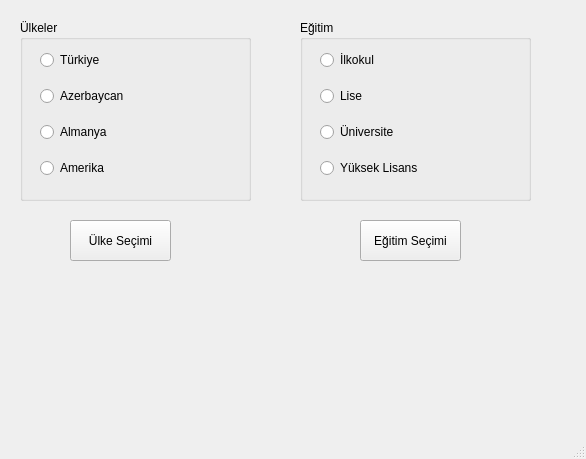
<?xml version="1.0" encoding="UTF-8"?>
<ui version="4.0">
 <class>MainWindow</class>
 <widget class="QMainWindow" name="MainWindow">
  <property name="geometry">
   <rect>
    <x>0</x>
    <y>0</y>
    <width>586</width>
    <height>459</height>
   </rect>
  </property>
  <property name="windowTitle">
   <string>MainWindow</string>
  </property>
  <widget class="QWidget" name="centralwidget">
   <widget class="QPushButton" name="UlkeSec">
    <property name="geometry">
     <rect>
      <x>70</x>
      <y>220</y>
      <width>101</width>
      <height>41</height>
     </rect>
    </property>
    <property name="text">
     <string>Ülke Seçimi</string>
    </property>
   </widget>
   <widget class="QPushButton" name="EgitimSec">
    <property name="geometry">
     <rect>
      <x>360</x>
      <y>220</y>
      <width>101</width>
      <height>41</height>
     </rect>
    </property>
    <property name="text">
     <string>Eğitim Seçimi</string>
    </property>
   </widget>
   <widget class="QLabel" name="lblResultUlke">
    <property name="geometry">
     <rect>
      <x>50</x>
      <y>280</y>
      <width>151</width>
      <height>31</height>
     </rect>
    </property>
    <property name="text">
     <string/>
    </property>
   </widget>
   <widget class="QLabel" name="lblResultEgitim">
    <property name="geometry">
     <rect>
      <x>340</x>
      <y>280</y>
      <width>141</width>
      <height>31</height>
     </rect>
    </property>
    <property name="text">
     <string/>
    </property>
   </widget>
   <widget class="QGroupBox" name="grupUlke">
    <property name="geometry">
     <rect>
      <x>20</x>
      <y>20</y>
      <width>231</width>
      <height>181</height>
     </rect>
    </property>
    <property name="title">
     <string>Ülkeler</string>
    </property>
    <widget class="QWidget" name="gridLayoutWidget">
     <property name="geometry">
      <rect>
       <x>20</x>
       <y>20</y>
       <width>191</width>
       <height>151</height>
      </rect>
     </property>
     <layout class="QGridLayout" name="gridLayout">
      <item row="1" column="0">
       <widget class="QRadioButton" name="rdAzerbaycan">
        <property name="text">
         <string>Azerbaycan</string>
        </property>
       </widget>
      </item>
      <item row="0" column="0">
       <widget class="QRadioButton" name="rdTurkiye">
        <property name="text">
         <string>Türkiye</string>
        </property>
       </widget>
      </item>
      <item row="2" column="0">
       <widget class="QRadioButton" name="rdAlmanya">
        <property name="text">
         <string>Almanya</string>
        </property>
       </widget>
      </item>
      <item row="3" column="0">
       <widget class="QRadioButton" name="rdAmerika">
        <property name="text">
         <string>Amerika</string>
        </property>
       </widget>
      </item>
     </layout>
    </widget>
   </widget>
   <widget class="QGroupBox" name="grupEgitim">
    <property name="geometry">
     <rect>
      <x>300</x>
      <y>20</y>
      <width>231</width>
      <height>181</height>
     </rect>
    </property>
    <property name="title">
     <string>Eğitim</string>
    </property>
    <widget class="QWidget" name="gridLayoutWidget_2">
     <property name="geometry">
      <rect>
       <x>20</x>
       <y>20</y>
       <width>191</width>
       <height>151</height>
      </rect>
     </property>
     <layout class="QGridLayout" name="gridLayout_2">
      <item row="1" column="0">
       <widget class="QRadioButton" name="rdLise">
        <property name="text">
         <string>Lise</string>
        </property>
       </widget>
      </item>
      <item row="0" column="0">
       <widget class="QRadioButton" name="rdilkokul">
        <property name="text">
         <string>İlkokul</string>
        </property>
       </widget>
      </item>
      <item row="2" column="0">
       <widget class="QRadioButton" name="rdUni">
        <property name="text">
         <string>Üniversite</string>
        </property>
       </widget>
      </item>
      <item row="3" column="0">
       <widget class="QRadioButton" name="rdYL">
        <property name="text">
         <string>Yüksek Lisans</string>
        </property>
       </widget>
      </item>
     </layout>
    </widget>
   </widget>
  </widget>
  <widget class="QMenuBar" name="menubar">
   <property name="geometry">
    <rect>
     <x>0</x>
     <y>0</y>
     <width>586</width>
     <height>21</height>
    </rect>
   </property>
  </widget>
  <widget class="QStatusBar" name="statusbar"/>
 </widget>
 <resources/>
 <connections/>
</ui>
